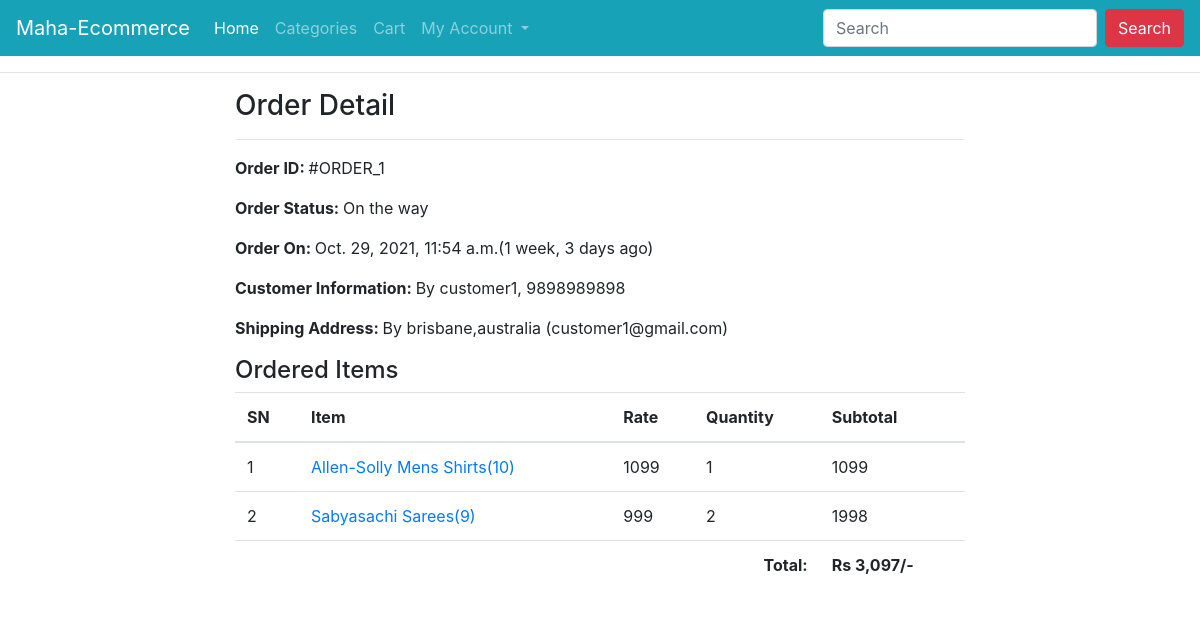
/profile/order-1/ (signed in), run on the app's committed database.
### ecomapp/models.py (models this page shows, shortened)
class Order(models.Model):
    cart = models.OneToOneField(Cart, on_delete=models.CASCADE)
    ordered_by = models.CharField(max_length=200)
    shipping_address = models.CharField(max_length=200)
    mobile = models.CharField(max_length=10)
    email = models.EmailField(null=True, blank=True)
    subtotal = models.PositiveIntegerField()
    discount = models.PositiveIntegerField()
    total = models.PositiveIntegerField()
    order_status = models.CharField(max_length=50, choices=ORDER_STATUS)
    created_at = models.DateTimeField(auto_now_add=True)
    payment_method = models.CharField(
        max_length=20, choices=METHOD, default="Cash On Delivery")
    payment_completed = models.BooleanField(
        default=False, null=True, blank=True)

class CartProduct(models.Model):
    cart = models.ForeignKey(Cart, on_delete=models.CASCADE)
    product = models.ForeignKey(Product, on_delete=models.CASCADE)
    rate = models.PositiveIntegerField()
    quantity = models.PositiveIntegerField()
    subtotal = models.PositiveIntegerField()

class Product(models.Model):
    title = models.CharField(max_length=200)
    slug = models.SlugField(unique=True)
    category = models.ForeignKey(Category, on_delete=models.CASCADE)
    image = models.ImageField(upload_to='products')
    marked_price = models.PositiveIntegerField()
    selling_price = models.PositiveIntegerField()
    description = models.TextField()
    warranty = models.CharField(max_length=300, null=True, blank=True)
    return_policy = models.CharField(max_length=300, null=True, blank=True)
    view_count = models.PositiveIntegerField(default = 0)

### ecomapp/views.py (the view)
# urls.py: path("profile/order-<int:pk>/", CustomerOrderDetailView.as_view(),
class CustomerOrderDetailView(DetailView):
    template_name = "customerorderdetail.html"
    model = Order
    context_object_name = "ord_obj"
    def dispatch(self, request, *args, **kwargs):
        if request.user.is_authenticated and Customer.objects.filter(user=request.user).exists():
            order_id = self.kwargs["pk"]
            order = Order.objects.get(id=order_id)
            if request.user.customer != order.cart.customer:
                return redirect("ecomapp:customerprofile")
        else:
            return redirect("/login/?next=/profile/")
        return super().dispatch(request, *args, **kwargs)

### templates/customerorderdetail.html (shortened to what this page needs)
{% extends "base.html" %}
{% load humanize %}
{% block content %}
<div class="container">
    <div class="row">
        <div class="col-md-8 mx-auto">
            <h3>Order Detail</h3><hr>
            <p><span class="font-weight-bold">Order ID: </span> #ORDER_{{ord_obj.id}}</p>
            <p><span class="font-weight-bold">Order Status: </span> {{ord_obj.order_status}}</p>
            <p><span class="font-weight-bold">Order On: </span> {{ord_obj.created_at}}({{ord_obj.created_at|timesince}} ago)</p>
            <p><span class="font-weight-bold">Customer Information: </span> By {{ord_obj.ordered_by}}, {{ord_obj.mobile}}</p>
            <p><span class="font-weight-bold">Shipping Address: </span> By {{ord_obj.shipping_address}} ({{ord_obj.email}})</p>
            <h4>Ordered Items</h4>
            <table class="table">
                <thead>
                    <tr>
                        <th>SN</th>
                        <th>Item</th>
                        <th>Rate</th>
                        <th>Quantity</th>
                        <th>Subtotal</th>
                    </tr>
                </thead>
                <tbody>
                    {% for cp in ord_obj.cart.cartproduct_set.all %}
                    <tr>
                        <td>{{forloop.counter}}</td>
                        <td><a target="_blank" href="{% url 'ecomapp:productdetail' cp.product.slug %}">{{cp.product.title}}({{cp.product.id}})</a></td>
                        <td>{{cp.rate}}</td>
                        <td>{{cp.quantity}}</td>
                        <td>{{cp.subtotal}}</td>
                    </tr>
                    {% endfor %}
                    <tr>
                        <th colspan="4" class="text-right">Total: </th>
                        <th>Rs {{ord_obj.total|intcomma}}/-</th>
                    </tr>
                </tbody>
            </table>
        </div>
    </div>
</div>
{% endblock %}

### data on the page
Order: id "1", order_status "On the way", created_at "Oct. 29, 2021, 11:54 a.m.", created_at "1 week, 3 days", ordered_by "customer1", mobile "9898989898", shipping_address "brisbane,australia", email "customer1@gmail.com", total "3,097"
CartProduct: product "Allen-Solly Mens Shirts", product.id "10", rate "1099", quantity "1", subtotal "1099"
CartProduct: product "Sabyasachi Sarees", product.id "9", rate "999", quantity "2", subtotal "1998"
